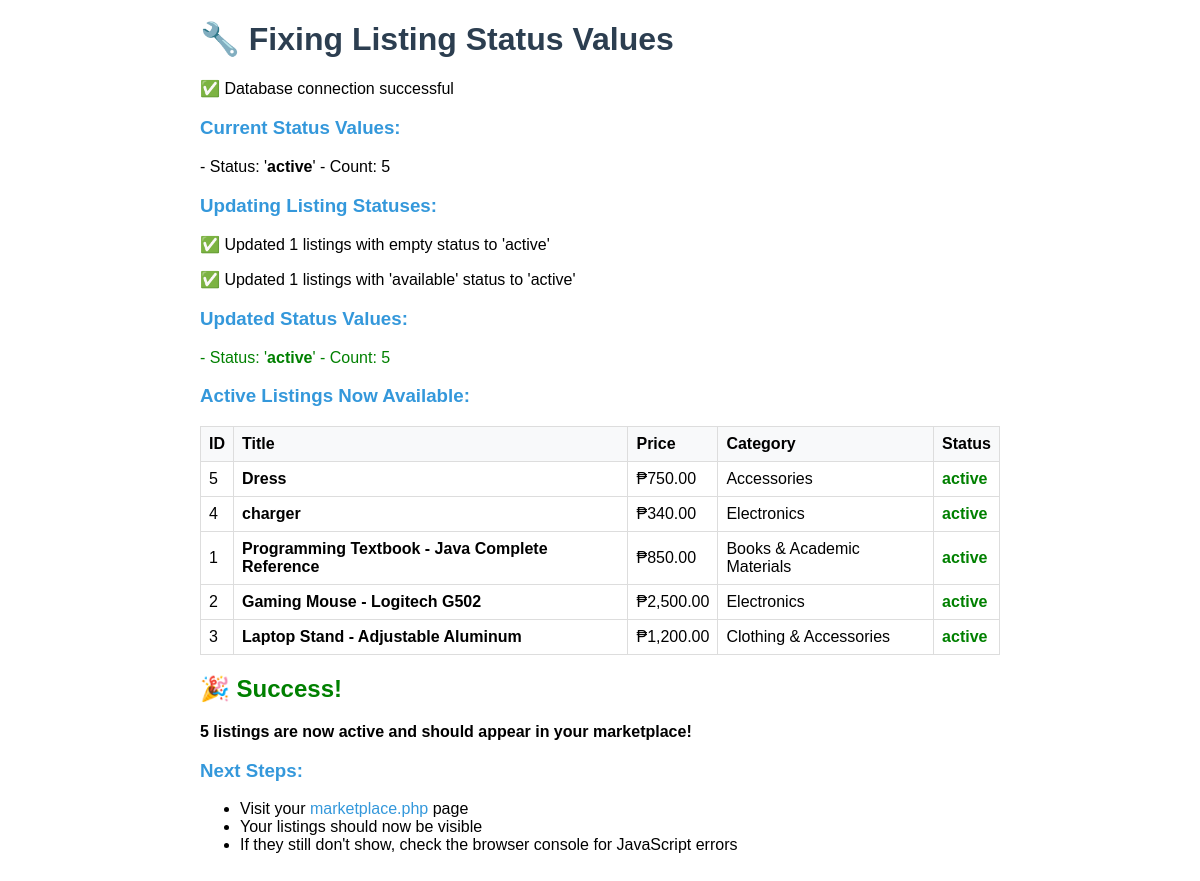
The app's page /fix_listing_status.php with its own data.
### tables this page shows
CREATE TABLE `listings` (
  `id` int(11) NOT NULL,
  `user_id` int(11) NOT NULL,
  `category_id` int(11) NOT NULL,
  `title` varchar(200) NOT NULL,
  `description` text NOT NULL,
  `price` decimal(10,2) NOT NULL,
  `type` enum('sale','rent') NOT NULL DEFAULT 'sale',
  `condition_item` enum('New','Like New','Good','Fair','Poor') NOT NULL DEFAULT 'Good',
  `condition_type` enum('new','like_new','good','fair','poor') NOT NULL,
  `status` enum('active','available','sold','reserved','inactive') DEFAULT 'active',
  `views` int(11) DEFAULT 0,
  `featured` tinyint(1) DEFAULT 0,
  `images` longtext DEFAULT NULL CHECK (json_valid(`images`)),
  `location` varchar(100) DEFAULT NULL,
  `rental_period` varchar(50) DEFAULT NULL,
  `created_at` timestamp NOT NULL DEFAULT current_timestamp(),
  `updated_at` timestamp NOT NULL DEFAULT current_timestamp() ON UPDATE current_timestamp()
);

CREATE TABLE `categories` (
  `id` int(11) NOT NULL,
  `name` varchar(100) NOT NULL,
  `slug` varchar(50) NOT NULL,
  `description` text DEFAULT NULL,
  `icon` varchar(50) DEFAULT NULL,
  `created_at` timestamp NOT NULL DEFAULT current_timestamp(),
  `is_active` tinyint(1) DEFAULT 1
);

### fix_listing_status.php (the view, shortened to what this page needs)
<?php
echo "<h1>🔧 Fixing Listing Status Values</h1>";
try {
    $db = getDBConnection();
    echo "<p>✅ Database connection successful</p>";
    echo "<h3>Current Status Values:</h3>";
    $stmt = $db->query("SELECT status, COUNT(*) as count FROM listings GROUP BY status");
    $statusCounts = $stmt->fetchAll();
    foreach ($statusCounts as $status) {
        $statusValue = $status['status'] ?: '(empty)';
        echo "<p>- Status: '<strong>{$statusValue}</strong>' - Count: {$status['count']}</p>";
    }
    echo "<h3>Updating Listing Statuses:</h3>";
    $stmt = $db->prepare("UPDATE listings SET status = 'active' WHERE status = '' OR status IS NULL");
    $affected1 = $stmt->rowCount();
    echo "<p>✅ Updated {$affected1} listings with empty status to 'active'</p>";
    $stmt = $db->prepare("UPDATE listings SET status = 'active' WHERE status = 'available'");
    $affected2 = $stmt->rowCount();
    echo "<p>✅ Updated {$affected2} listings with 'available' status to 'active'</p>";
    echo "<h3>Updated Status Values:</h3>";
    $stmt = $db->query("SELECT status, COUNT(*) as count FROM listings GROUP BY status");
    $newStatusCounts = $stmt->fetchAll();
    foreach ($newStatusCounts as $status) {
        $statusValue = $status['status'] ?: '(empty)';
        $color = $status['status'] === 'active' ? 'green' : 'red';
        echo "<p style='color: {$color};'>- Status: '<strong>{$statusValue}</strong>' - Count: {$status['count']}</p>";
    }
    echo "<h3>Active Listings Now Available:</h3>";
    $stmt = $db->query("
        SELECT
            l.id,
            l.title,
            l.price,
            l.status,
            c.name as category_name
        FROM listings l
        LEFT JOIN categories c ON l.category_id = c.id
        WHERE l.status = 'active'
        ORDER BY l.created_at DESC
    ");
    $activeListings = $stmt->fetchAll();
    if (count($activeListings) > 0) {
        echo "<table border='1' cellpadding='5' cellspacing='0' style='border-collapse: collapse;'>";
        echo "<tr style='background-color: #f8f9fa;'><th>ID</th><th>Title</th><th>Price</th><th>Category</th><th>Status</th></tr>";
        foreach ($activeListings as $listing) {
            echo "<tr>";
            echo "<td>{$listing['id']}</td>";
            echo "<td><strong>{$listing['title']}</strong></td>";
            echo "<td>₱" . number_format($listing['price'], 2) . "</td>";
            echo "<td>{$listing['category_name']}</td>";
            echo "<td style='color: green;'><strong>{$listing['status']}</strong></td>";
            echo "</tr>";
        }
        echo "</table>";
        echo "<h2 style='color: green;'>🎉 Success!</h2>";
        echo "<p><strong>" . count($activeListings) . " listings are now active and should appear in your marketplace!</strong></p>";
    } else {
        echo "<p style='color: red;'>❌ Still no active listings found.</p>";
    }
    echo "<h3>Next Steps:</h3>";
    echo "<ul>";
    echo "<li>Visit your <a href='marketplace.php'>marketplace.php</a> page</li>";
    echo "<li>Your listings should now be visible</li>";
    echo "<li>If they still don't show, check the browser console for JavaScript errors</li>";
    echo "</ul>";
} catch (Exception $e) {
    echo "<p style='color: red;'><strong>❌ Error:</strong> " . $e->getMessage() . "</p>";
}
?>

### fix_listing_status.php (style rules this page uses)
h1 { color: #2c3e50; }
h2 { color: #27ae60; }
h3 { color: #3498db; }
table { margin: 10px 0; }
th { background-color: #f8f9fa; font-weight: bold; }
td, th { padding: 8px; text-align: left; border: 1px solid #ddd; }
a { color: #3498db; text-decoration: none; }

### records on screen
listings: id "5", title "Dress", price "750.00", category.name "Accessories", status "active"
listings: id "4", title "charger", price "340.00", category.name "Electronics", status "active"
listings: id "1", title "Programming Textbook - Java Complete Reference", price "850.00", category.name "Books & Academic Materials", status "active"
listings: id "2", title "Gaming Mouse - Logitech G502", price "2,500.00", category.name "Electronics", status "active"
listings: id "3", title "Laptop Stand - Adjustable Aluminum", price "1,200.00", category.name "Clothing & Accessories", status "active"

### other values on screen
$statusValue "active"
$status['count'] "5"
$affected1 "1"
$affected2 "1"
count($activeListings) "5"
